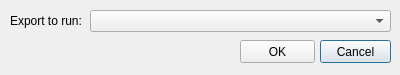
<?xml version="1.0" encoding="UTF-8"?>
<ui version="4.0">
 <class>DLLExportChooser</class>
 <widget class="QDialog" name="DLLExportChooser">
  <property name="geometry">
   <rect>
    <x>0</x>
    <y>0</y>
    <width>400</width>
    <height>75</height>
   </rect>
  </property>
  <property name="windowTitle">
   <string>Please choose the export to run</string>
  </property>
  <widget class="QComboBox" name="lstExports">
   <property name="geometry">
    <rect>
     <x>90</x>
     <y>10</y>
     <width>301</width>
     <height>22</height>
    </rect>
   </property>
  </widget>
  <widget class="QLabel" name="label">
   <property name="geometry">
    <rect>
     <x>10</x>
     <y>10</y>
     <width>71</width>
     <height>21</height>
    </rect>
   </property>
   <property name="text">
    <string>Export to run:</string>
   </property>
  </widget>
  <widget class="QPushButton" name="btnCancel">
   <property name="geometry">
    <rect>
     <x>320</x>
     <y>40</y>
     <width>71</width>
     <height>23</height>
    </rect>
   </property>
   <property name="text">
    <string>Cancel</string>
   </property>
  </widget>
  <widget class="QPushButton" name="btnOK">
   <property name="geometry">
    <rect>
     <x>240</x>
     <y>40</y>
     <width>75</width>
     <height>23</height>
    </rect>
   </property>
   <property name="text">
    <string>OK</string>
   </property>
  </widget>
 </widget>
 <resources/>
 <connections/>
</ui>
